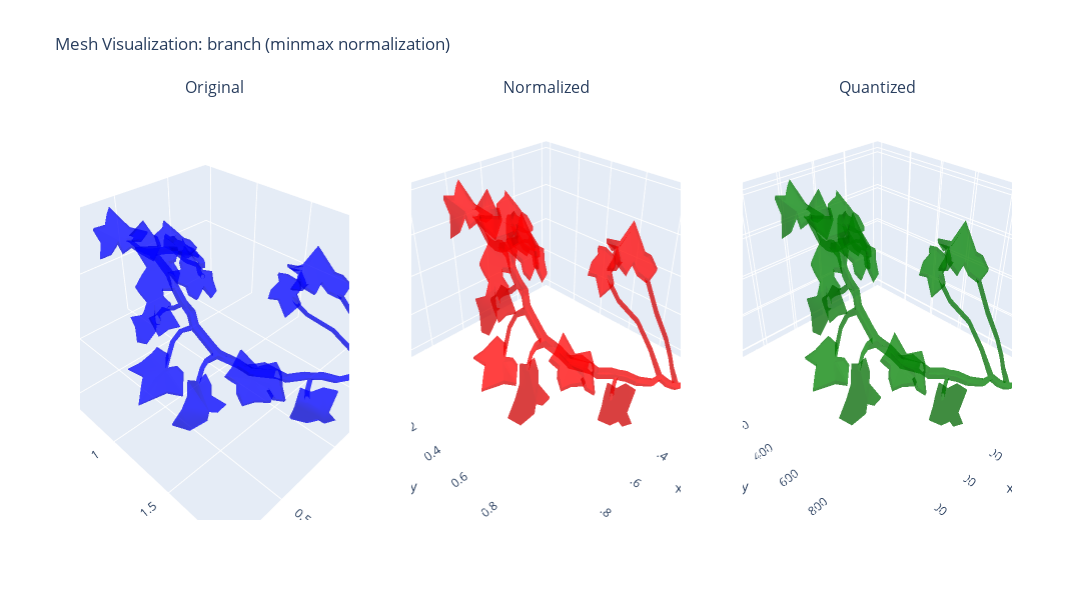

Notebook cell for this chart:
### Code cell
import os
import trimesh
import plotly.graph_objects as go
from plotly.subplots import make_subplots

def compare_plots(name, method):
    # --- Load all 3 meshes ---
    paths = {
        "Original": os.path.join("8samples", f"{name}.obj"),
        "Normalized": os.path.join("normalized", f"{name}_{method}_normal.obj"),
        "Quantized": os.path.join("quantized", f"{name}_{method}_quantized.obj"),
    }

    meshes = {key: trimesh.load(path, process=False) for key, path in paths.items()}

    # --- Plot ---
    fig = make_subplots(
        rows=1, cols=3,
        specs=[[{"type": "scene"}] * 3],
        subplot_titles=list(paths.keys())
    )

    colors = ["blue", "red", "green"]

    for i, (label, mesh) in enumerate(meshes.items(), start=1):
        fig.add_trace(
            go.Mesh3d(
                x=mesh.vertices[:, 0],
                y=mesh.vertices[:, 1],
                z=mesh.vertices[:, 2],
                i=mesh.faces[:, 0],
                j=mesh.faces[:, 1],
                k=mesh.faces[:, 2],
                color=colors[i - 1],
                opacity=0.5,
                name=label
            ),
            row=1, col=i
        )

    fig.update_layout(
        height=600,
        width=1400,
        title_text=f"Mesh Visualization: {name} ({method} normalization)"
    )
    fig.show()

compare_plots("branch", "minmax")

### Figure 1 — Plotly figure (JSON) as saved in the notebook; plotly's stock layout.template omitted (floating-point values rounded to 4 significant figures; data arrays with more than 128 entries replaced by an {"elided": "..."} marker saying what was removed)
{"data": [{"color": "blue", "i": {"elided": "1960 int values"}, "j": {"elided": "1960 int values"}, "k": {"elided": "1960 int values"}, "name": "Original", "opacity": 0.5, "scene": "scene", "type": "mesh3d", "x": {"elided": "2767 float values"}, "y": {"elided": "2767 float values"}, "z": {"elided": "2767 float values"}}, {"color": "red", "i": {"elided": "1960 int values"}, "j": {"elided": "1960 int values"}, "k": {"elided": "1960 int values"}, "name": "Normalized", "opacity": 0.5, "scene": "scene2", "type": "mesh3d", "x": {"elided": "2767 float values"}, "y": {"elided": "2767 float values"}, "z": {"elided": "2767 float values"}}, {"color": "green", "i": {"elided": "1960 int values"}, "j": {"elided": "1960 int values"}, "k": {"elided": "1960 int values"}, "name": "Quantized", "opacity": 0.5, "scene": "scene3", "type": "mesh3d", "x": {"elided": "2767 float values"}, "y": {"elided": "2767 float values"}, "z": {"elided": "2767 float values"}}], "layout": {"annotations": [{"font": {"size": 16}, "showarrow": false, "text": "Original", "x": 0.1444, "xanchor": "center", "xref": "paper", "y": 1, "yanchor": "bottom", "yref": "paper"}, {"font": {"size": 16}, "showarrow": false, "text": "Normalized", "x": 0.5, "xanchor": "center", "xref": "paper", "y": 1, "yanchor": "bottom", "yref": "paper"}, {"font": {"size": 16}, "showarrow": false, "text": "Quantized", "x": 0.8556, "xanchor": "center", "xref": "paper", "y": 1, "yanchor": "bottom", "yref": "paper"}], "height": 600, "scene": {"domain": {"x": [0, 0.2889], "y": [0, 1]}}, "scene2": {"domain": {"x": [0.3556, 0.6444], "y": [0, 1]}}, "scene3": {"domain": {"x": [0.7111, 1], "y": [0, 1]}}, "title": {"text": "Mesh Visualization: branch (minmax normalization)"}, "width": 1400}}
